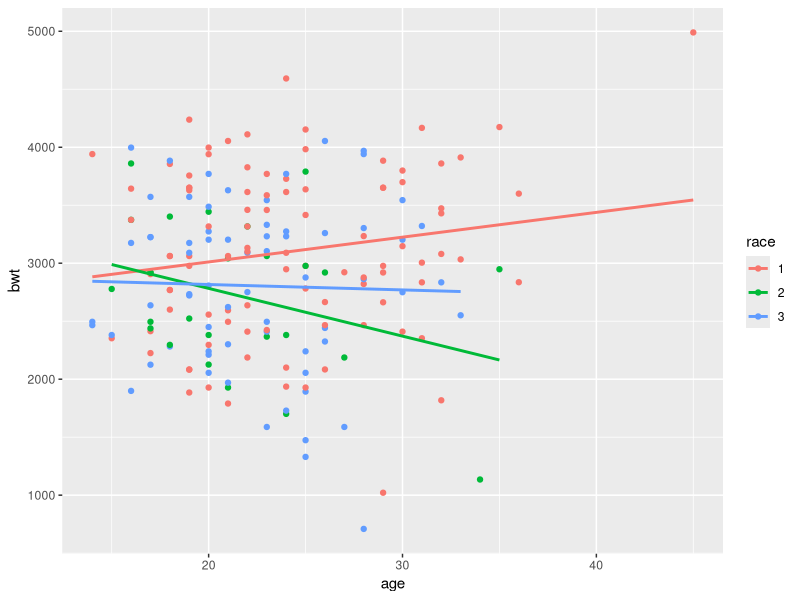

Reproduce this figure in R.
## ---- chunk 1
library(MASS)
data(birthwt)
head(birthwt)
## ---- chunk 2
df <- MASS::birthwt
df$race <- as.factor(df$race)
df$race <- as.factor(birthwt$race)

library(ggplot2)

ggplot(df, aes(x=age,y=bwt, color=race))+
geom_point()+
#scale_size(range = c(0.1,12))+
geom_smooth(method=lm, fill=NA)
labs(x="Age",
y="Birth Weight",
title="Birthweight Against Age",
addRegLine=TRUE, regLineColor="blue")
## ---- chunk 3
MLRbwt <- lm(bwt~age*race, data = df)
summary(MLRbwt)
